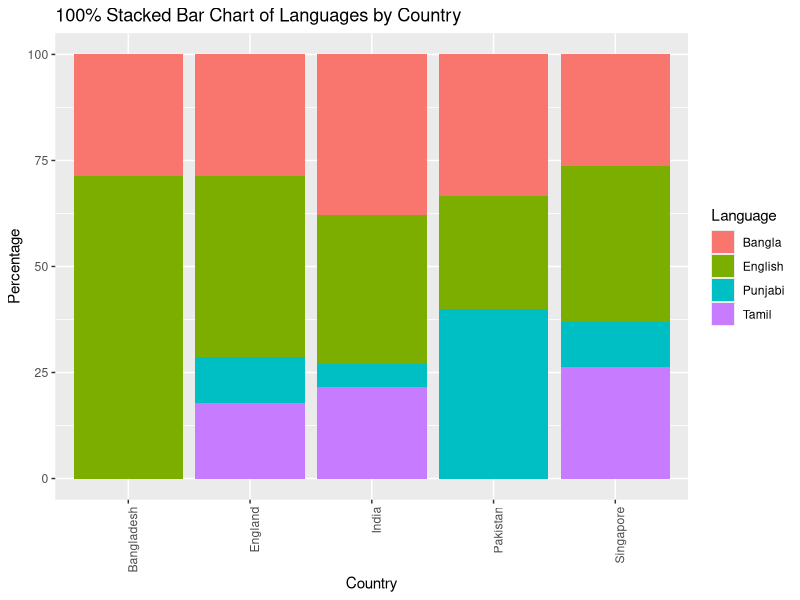

Source code (R):
library(ggplot2)
data = read.csv("Data2.csv",header=FALSE)

data
colnames(data) = c("Index","Language","Country")
head(data)

language_count = table(data$Language, data$Country)
language_df = as.data.frame(language_count)

language_df
colnames(language_df) = c("Language","Country","Freq")

# Hobe na eta karon eta purotar respect e thakbe
# language_percent = language_df
# language_percent[,-1] = language_percent[,-1]/rowSums(language_percent[,-1])*100

# Install and load the tidyr package if you haven't already
install.packages("tidyr")
library(tidyr)

# Reshape the data into wide format
language_wide <- spread(language_df, key = Language, value = Freq, fill = 0)

# Check the reshaped data
head(language_wide)

# Normalize the data to percentages
language_wide_percent <- language_wide
language_wide_percent[ , -1] <- language_wide_percent[ , -1] / rowSums(language_wide_percent[ , -1]) * 100

# Check the normalized data
head(language_wide_percent)

# Reshape data into long format for ggplot2
language_long <- gather(language_wide_percent, key = "Language", value = "Percentage", -Country)
language_long

# Create the 100% stacked bar chart
ggplot(language_long, aes(x = Country, y = Percentage, fill = Language)) +
  geom_bar(stat = "identity") +
  ylab("Percentage") +
  xlab("Country") +
  ggtitle("100% Stacked Bar Chart of Languages by Country") +
  theme(axis.text.x = element_text(angle = 90, hjust = 1))
